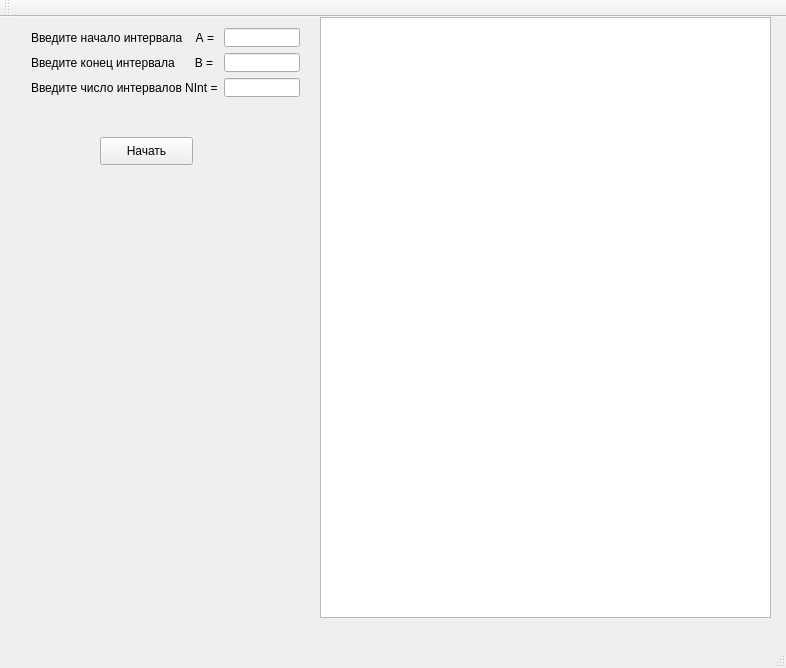
<?xml version="1.0" encoding="UTF-8"?>
<ui version="4.0">
 <class>Tabylirovanie</class>
 <widget class="QMainWindow" name="Tabylirovanie">
  <property name="geometry">
   <rect>
    <x>0</x>
    <y>0</y>
    <width>786</width>
    <height>668</height>
   </rect>
  </property>
  <property name="windowTitle">
   <string>Tabylirovanie</string>
  </property>
  <widget class="QWidget" name="centralWidget">
   <widget class="QWidget" name="gridLayoutWidget">
    <property name="geometry">
     <rect>
      <x>20</x>
      <y>0</y>
      <width>291</width>
      <height>91</height>
     </rect>
    </property>
    <layout class="QGridLayout" name="gridLayout">
     <item row="0" column="1">
      <widget class="QLineEdit" name="lineEdit"/>
     </item>
     <item row="0" column="0">
      <widget class="QLabel" name="label">
       <property name="text">
        <string>Введите начало интервала    А =</string>
       </property>
      </widget>
     </item>
     <item row="1" column="0">
      <widget class="QLabel" name="label_2">
       <property name="text">
        <string>Введите конец интервала      В =</string>
       </property>
      </widget>
     </item>
     <item row="1" column="1">
      <widget class="QLineEdit" name="lineEdit_2"/>
     </item>
     <item row="2" column="0">
      <widget class="QLabel" name="label_3">
       <property name="text">
        <string>Введите число интервалов NInt =</string>
       </property>
      </widget>
     </item>
     <item row="2" column="1">
      <widget class="QLineEdit" name="lineEdit_3"/>
     </item>
    </layout>
   </widget>
   <widget class="QTextEdit" name="textEdit">
    <property name="geometry">
     <rect>
      <x>320</x>
      <y>0</y>
      <width>451</width>
      <height>601</height>
     </rect>
    </property>
    <property name="font">
     <font>
      <family>Consolas</family>
      <pointsize>10</pointsize>
     </font>
    </property>
    <property name="locale">
     <locale language="Russian" country="Russia"/>
    </property>
    <property name="html">
     <string>&lt;!DOCTYPE HTML PUBLIC &quot;-//W3C//DTD HTML 4.0//EN&quot; &quot;http://www.w3.org/TR/REC-html40/strict.dtd&quot;&gt;
&lt;html&gt;&lt;head&gt;&lt;meta name=&quot;qrichtext&quot; content=&quot;1&quot; /&gt;&lt;style type=&quot;text/css&quot;&gt;
p, li { white-space: pre-wrap; }
&lt;/style&gt;&lt;/head&gt;&lt;body style=&quot; font-family:'Consolas'; font-size:10pt; font-weight:400; font-style:normal;&quot;&gt;
&lt;p style=&quot;-qt-paragraph-type:empty; margin-top:0px; margin-bottom:0px; margin-left:0px; margin-right:0px; -qt-block-indent:0; text-indent:0px; font-family:'MS Shell Dlg 2'; font-size:7.8pt;&quot;&gt;&lt;br /&gt;&lt;/p&gt;&lt;/body&gt;&lt;/html&gt;</string>
    </property>
   </widget>
   <widget class="QPushButton" name="pushButton">
    <property name="geometry">
     <rect>
      <x>100</x>
      <y>120</y>
      <width>93</width>
      <height>28</height>
     </rect>
    </property>
    <property name="text">
     <string>Начать</string>
    </property>
   </widget>
  </widget>
  <widget class="QMenuBar" name="menuBar">
   <property name="geometry">
    <rect>
     <x>0</x>
     <y>0</y>
     <width>786</width>
     <height>26</height>
    </rect>
   </property>
  </widget>
  <widget class="QToolBar" name="mainToolBar">
   <attribute name="toolBarArea">
    <enum>TopToolBarArea</enum>
   </attribute>
   <attribute name="toolBarBreak">
    <bool>false</bool>
   </attribute>
  </widget>
  <widget class="QStatusBar" name="statusBar"/>
 </widget>
 <layoutdefault spacing="6" margin="11"/>
 <resources/>
 <connections/>
</ui>
